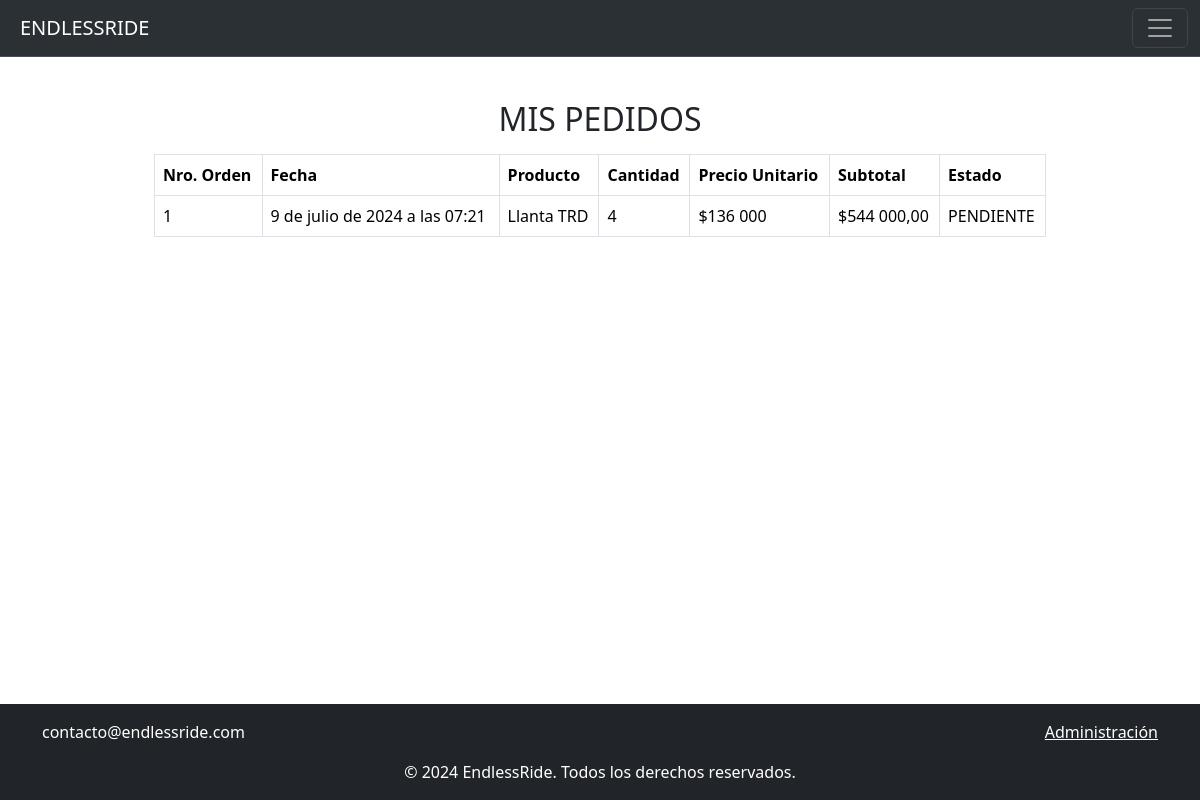
Page /mis_pedidos/ (signed in) on the committed database.
### shop/models.py (models this page shows, shortened)
class PedidoItem(models.Model):
    pedido = models.ForeignKey(Pedido, related_name='items', on_delete=models.CASCADE)
    producto = models.ForeignKey(Producto, on_delete=models.CASCADE)
    cantidad = models.PositiveIntegerField()
    subtotal = models.DecimalField(max_digits=10, decimal_places=2)

class Pedido(models.Model):
    ESTADO_CHOICES = [
        ('PENDIENTE', 'Pendiente'),
        ('DESPACHO', 'En Despacho'),
        ('TRANSITO', 'En Tránsito'),
        ('ENTREGADO', 'Entregado'),
    ]
    REGIONES_CHOICES = [
        ('ARICA Y PARINACOTA', 'arica y parinacota'),
        ('TARAPACA', 'tarapaca'),
        ('ANTOFAGASTA', 'antofagasta'),
        ('ATACAMA', 'atacama'),
        ('COQUIMBO', 'coquimbo'),
        ('VALPARAISO', 'valparaiso'),
        ('METROPOLITANA', 'metropolitana'),
        ('BERNARDO O\'HIGGINS', 'bernardo o\'higgins'),
        ('MAULE', 'maule'),
        ('BIO-BIO', 'bio-bio'),
        ('ARAUCANIA', 'araucania'),
        ('LOS RIOS', 'los rios'),
        ('LOS LAGOS', 'los lagos'),
        ('AYSÉN', 'aysen'),
        ('MAGALLANES', 'magallanes'),
    ]
    usuario = models.ForeignKey(User, on_delete=models.CASCADE)
    total = models.DecimalField(max_digits=10, decimal_places=2)
    creado_en = models.DateTimeField(auto_now_add=True)
    estado = models.CharField(max_length=20, choices=ESTADO_CHOICES, default='PENDIENTE')
    region = models.CharField(max_length=100)
    comuna = models.CharField(max_length=100, choices=REGIONES_CHOICES, default='BIO-BIO')
    direccion = models.CharField(max_length=255)
    telefono = models.CharField(max_length=20)

class Producto (models.Model):
    nombre = models.CharField(max_length=255)
    stock = models.IntegerField()
    precio = models.IntegerField(default=0)
    descripcion = models.TextField(null=True)
    categoria = models.ForeignKey(Categoria, on_delete= models.CASCADE)
    creado_en = models.DateTimeField(default=timezone.now)
    imagen = models.ImageField(upload_to="productos", null=True)

### shop/views.py (the view)
# urls.py: path('mis_pedidos/', mis_pedidos, name='mis_pedidos'),
@login_required
def mis_pedidos(request):
    pedidos = Pedido.objects.filter(usuario=request.user)
    context = {
        'pedidos': pedidos
    }
    return render(request, 'mis_pedidos.html', context)

### shop/context_processor.py (called while the page is built)
def total_carrito(request):
    total = 0.0
    if request.user.is_authenticated:
        if 'carrito' in request.session.keys():
            for key, value in request.session["carrito"].items():
                total += float(value["acumulado"])
    return {"total_carrito": total}

### shop/templates/mis_pedidos.html
{% extends 'base.html' %}
{% block content %}
<div style="padding: 100px;">
    <div class="container" role="alert">
        <h2 class="text-center mb-3">MIS PEDIDOS</h2>
        <table class="table table-bordered">
            <thead>
                <tr>
                    <th scope="col">Nro. Orden</th>
                    <th scope="col">Fecha</th>
                    <th scope="col">Producto</th>
                    <th scope="col">Cantidad</th>
                    <th scope="col">Precio Unitario</th>
                    <th scope="col">Subtotal</th>
                    <th scope="col">Estado</th>
                </tr>
            </thead>
            <tbody>
                {% if pedidos %}
                    {% for pedido in pedidos %}
                        {% for item in pedido.items.all %}
                            <tr>
                                <td>{{ forloop.parentloop.counter }}</td>
                                <td>{{ pedido.creado_en }}</td>
                                <td>{{ item.producto.nombre }}</td>
                                <td>{{ item.cantidad }}</td>
                                <td>${{ item.producto.precio }}</td>
                                <td>${{ item.subtotal }}</td>
                                <td>{{ pedido.estado }}</td>
                            </tr>
                        {% endfor %}
                    {% empty %}
                        <tr>
                            <td colspan="7">
                                <div class="alert alert-warning text-center">No tienes pedidos realizados.</div>
                            </td>
                        </tr>
                    {% endfor %}
                {% else %}
                    <tr>
                        <td colspan="7">
                            <div class="alert alert-warning text-center">No tienes pedidos realizados.</div>
                        </td>
                    </tr>
                {% endif %}
            </tbody>
        </table>
    </div>
</div>
{% endblock %}

### templates/base.html (style rules this page uses)
html, body { height: 100%; margin: 0; }

### rows in the picture
Pedido: creado_en "9 de julio de 2024 a las 07:21", estado "PENDIENTE"
PedidoItem: producto.nombre "Llanta TRD", cantidad "4", producto.precio "136 000", subtotal "544 000,00"
